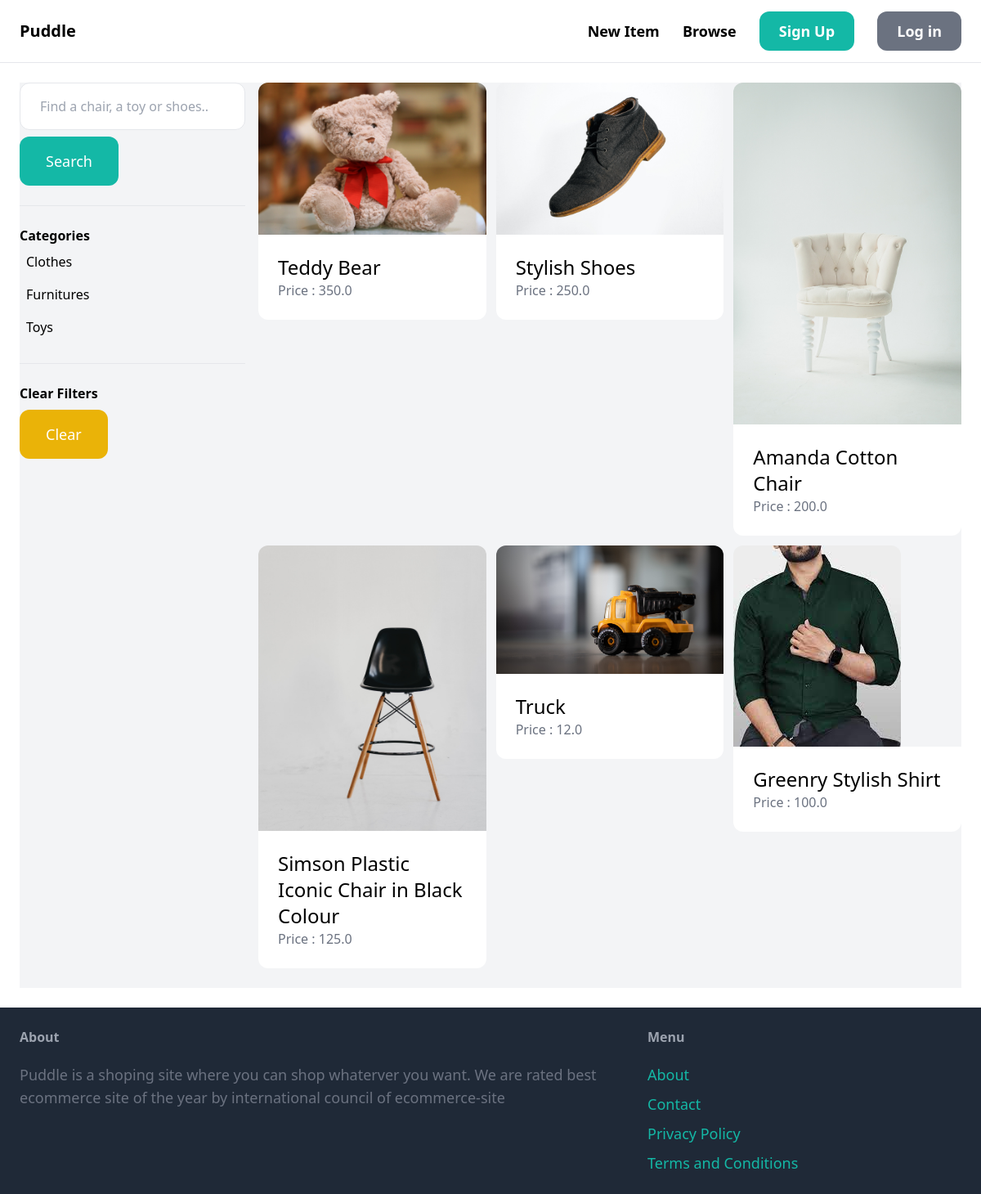
The app's page /items/ with its own data.
### item/models.py (models this page shows, shortened)
class Category(models.Model):
    name = models.CharField(max_length=250)
    class Meta:
        ordering = ('name',)
        verbose_name_plural = 'Categories' # It will give us Categories in admin pannel.

class Item(models.Model):
    category = models.ForeignKey(Category, related_name='items', on_delete=models.CASCADE) # if category is deleted then all items belong to this also be deleted.
    name = models.CharField(max_length=250)
    description = models.TextField(blank=True, null=True)
    price = models.FloatField()
    image = models.ImageField(upload_to='item_images', blank=True, null=True) #if item_images doesn't exist then django make it.
    is_sold = models.BooleanField(default=False)
    created_by = models.ForeignKey(User, related_name='items',on_delete=models.CASCADE) # This is an index into database b/w this item and user. # Cascade means if user is deleted then all of the items are also deleted.
    created_at = models.DateTimeField(auto_now_add=True)

### item/views.py (the view)
# urls.py: path('',views.items, name = 'items'),
def items(request):
    query = request.GET.get('query','')
    category_id = request.GET.get('category', 0)
    categories = Category.objects.all()
    items = Item.objects.filter(is_sold=False)
    if category_id:
        items = items.filter(category_id=category_id)
    if query:
        items = items.filter(Q(name__icontains=query) | Q(description__icontains = query))
    return render(request, 'item/items.html',{
        'items' : items,
        'query' : query,
        'categories' : categories,
        'category_id' : int(category_id),
    })

### item/templates/item/items.html (shortened to what this page needs)
{% extends 'core/base.html' %}
{% block content %}
    <div class="pb-6 grid grid-cols-4 gap-4 bg-gray-100">
        <div class="col-span-1">
            <form method="get" action="{% url 'item:items' %}">
                <input name="query" class ="w-full py-4 px-6 border rounded-xl" type="text" value="{{ query }}" placeholder = "Find a chair, a toy or shoes..">
                <button class="mt-2 py-4 px-8 text-lg bg-teal-500 text-white rounded-xl"> Search </button>
            </form>
            <hr class="my-6">
            <p class="font-semibold">Categories</p>
            <ul>
                {% for category in categories %}
                    <li class="py-2 px-2 rounded-xl{% if category.id == category_id %} bg-gray-200 {% endif %}">
                        <a href="{% url 'item:items' %}?query={{ query }}&category= {{ category.id }}">{{ category.name }}</a>
                    </li>
                {% endfor %}
            </ul>
            <hr class="my-6">
            <p class="font-semibold">Clear Filters</p>
            <ul>
                <li><a href="{% url 'item:items' %}" class="mt-2 py-4 px-8 inline-block bg-yellow-500 text-lg rounded-xl text-white">Clear</a></li>
            </ul>
        </div>
        <div class="col-span-3">
            <div class="grid grid-cols-3 gap-3">
                {% for item in items %}
                    <div>
                        <a href="{% url 'item:detail' item.id %}">
                            <div>
                                <img src="{{ item.image.url }}" class="rounded-t-xl">
                            </div>
                            <div class="p-6 bg-white rounded-b-xl">
                                <h2 class="text-2xl">{{ item.name }}</h2>
                                <p class="text-gray-500">Price : {{ item.price }}</p>
                            </div>
                        </a>
                    </div>
                {% endfor %}
            </div>
        </div>
    </div>
{% endblock %}

### records on screen
Category: name "Clothes"
Category: name "Furnitures"
Category: name "Toys"
Item: image (picture), name "Teddy Bear", price "350.0"
Item: image (picture), name "Stylish Shoes", price "250.0"
Item: image (picture), name "Amanda Cotton Chair", price "200.0"
Item: image (picture), name "Simson Plastic Iconic Chair in Black Colour", price "125.0"
Item: image (picture), name "Truck", price "12.0"
Item: image (picture), name "Greenry Stylish Shirt", price "100.0"
